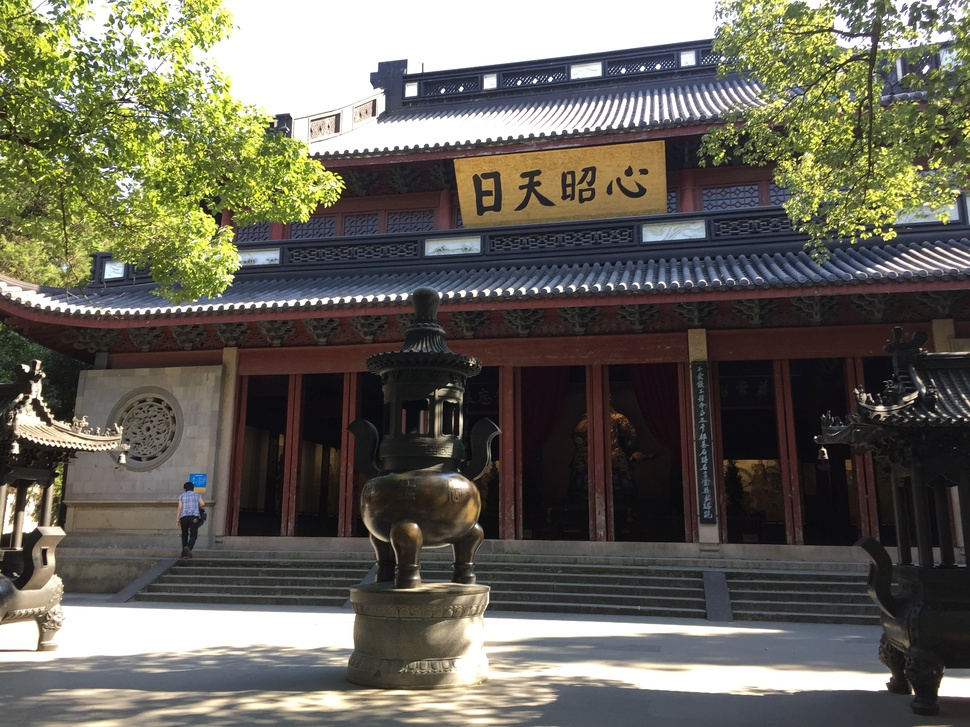
#> input picture IMG_0622.JPG, 970 x 727 px, shrunk from 3264 x 2448 before the run
$ jupyter execute HUFFMAN_TREE.ipynb
#> lines starting #> are read from the running program, lines starting #| are printed output that depends on the picture; after the words box and inside, x2 and y2 are one past the last pixel; in counts of white or black regions, pixels touching at a corner belong together
[cell 1]
import heapq

class HuffmanNode:
    def __init__(self, weight, char=None):
        self.weight = weight  # 权重
        self.char = char      # 字符（叶子节点才有）
        self.left = None      # 左子节点
        self.right = None     # 右子节点

    # 用于堆排序的比较方法
    def __lt__(self, other):
        return self.weight < other.weight

def build_huffman_tree(frequencies):
    # 初始化优先队列（最小堆），每个字符作为单独节点
    heap = [HuffmanNode(w, c) for c, w in frequencies.items()]
    heapq.heapify(heap)

    # 合并节点直到只剩一棵树
    while len(heap) > 1:
        # 取出权重最小的两棵树
        left = heapq.heappop(heap)
        right = heapq.heappop(heap)
        # 创建新父节点，权重为左右子树之和
        parent = HuffmanNode(left.weight + right.weight)
        parent.left = left
        parent.right = right
        # 将新树加入堆中
        heapq.heappush(heap, parent)
    return heap[0]  # 返回根节点

def generate_huffman_codes(root, code='', codes={}):
    if root is None:
        return
    if root.char is not None:
        codes[root.char] = code  # 记录叶子节点的编码
    generate_huffman_codes(root.left, code + '0', codes)  # 左子树路径加0
    generate_huffman_codes(root.right, code + '1', codes)  # 右子树路径加1
    return codes

# 示例用法
frequencies = {'A':5, 'B':29, 'C':7, 'D':8, 'E':14, 'F':23, 'G':3, 'H':11}
root = build_huffman_tree(frequencies)
huffman_codes = generate_huffman_codes(root)
print("哈夫曼编码：", huffman_codes)

[cell 2]
import numpy as np
import heapq
from collections import defaultdict
import matplotlib.pyplot as plt
from PIL import Image
import os

class HuffmanNode:
    def __init__(self, pixel, freq):
        self.pixel = pixel  # 像素值
        self.freq = freq    # 频率
        self.left = None
        self.right = None

    def __lt__(self, other):
        return self.freq < other.freq

def build_frequency_dict(image_data):
    """构建像素频率字典"""
    freq_dict = defaultdict(int)
    for row in image_data:
        for pixel in row:
            freq_dict[pixel] += 1
    return freq_dict

def build_huffman_tree(freq_dict):
    """构建哈夫曼树"""
    heap = []
    for pixel, freq in freq_dict.items():
        node = HuffmanNode(pixel, freq)
        heapq.heappush(heap, node)

    while len(heap) > 1:
        left = heapq.heappop(heap)
        right = heapq.heappop(heap)
        merged = HuffmanNode(None, left.freq + right.freq)
        merged.left = left
        merged.right = right
        heapq.heappush(heap, merged)

    return heap[0]

def build_code_table(root):
    """构建哈夫曼编码表"""
    code_table = {}

    def traverse(node, code=''):
        if node.pixel is not None:
            code_table[node.pixel] = code
            return
        traverse(node.left, code + '0')
        traverse(node.right, code + '1')

    traverse(root)
    return code_table

def compress_image(image_data, code_table):
    """压缩图像数据"""
    compressed_bits = ''
    for row in image_data:
        for pixel in row:
            compressed_bits += code_table[pixel]

    # 计算填充位数，使压缩后的数据长度为8的倍数
    padding = 8 - len(compressed_bits) % 8 if len(compressed_bits) % 8 != 0 else 0
    compressed_bits += '0' * padding  # 添加填充位

    # 转换为字节
    compressed_bytes = bytearray()
    for i in range(0, len(compressed_bits), 8):
        byte = compressed_bits[i:i+8]
        compressed_bytes.append(int(byte, 2))

    return compressed_bytes, padding

def decompress_image(compressed_bytes, padding, root, original_shape):
    """解压缩图像数据"""
    compressed_bits = ''.join([f"{byte:08b}" for byte in compressed_bytes])
    # 移除填充位
    compressed_bits = compressed_bits[:len(compressed_bits) - padding]

    decompressed_data = []
    current_node = root

    for bit in compressed_bits:
        if bit == '0':
            current_node = current_node.left
        else:
            current_node = current_node.right

        if current_node.pixel is not None:
            decompressed_data.append(current_node.pixel)
            current_node = root

    # 重塑为原始图像形状
    return np.array(decompressed_data).reshape(original_shape)

def calculate_compression_ratio(original_size, compressed_size):
    """计算压缩率"""
    return (1 - compressed_size / original_size) * 100

# 示例：使用 Lena 图像进行压缩
def main():
    # 加载示例图像（如果没有则创建一个简单的测试图像）
    try:
        img = Image.open('lena.jpg').convert('L')  # 转为灰度图
        image_data = np.array(img)
    except FileNotFoundError:
        # 创建测试图像：黑白棋盘格
        image_data = np.zeros((100, 100), dtype=np.uint8)
#> image_data: shape (100, 100); every value is 0
        image_data[::10, ::10] = 255
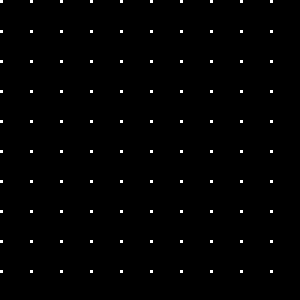
#> image_data: shape (100, 100) (shown 3 times larger); 1% white in thin lines or dots, all inside (x1, y1, x2, y2) = (0, 0, 91, 91)
        image_data[1::10, 1::10] = 255
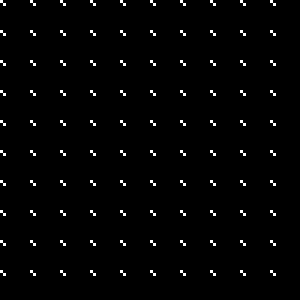
#> image_data: shape (100, 100) (shown 3 times larger); 2% white in thin lines or dots, all inside (x1, y1, x2, y2) = (0, 0, 92, 92)
        # ... 更多棋盘格模式
        img = Image.fromarray(image_data)

    # 显示原始图像
    plt.figure(figsize=(12, 4))
    plt.subplot(131)
    plt.title('原始图像')
    plt.imshow(img)
    #plt.imshow(img, cmap='gray')

    # 构建频率字典
    freq_dict = build_frequency_dict(image_data)
#> the loop in build_frequency_dict, `for row in image_data:` made 100 passes
#> after the loop in build_frequency_dict, `for row in image_data:`: freq_dict = {255: 200, 0: 9800}
#> freq_dict = {255: 200, 0: 9800}
    # 构建哈夫曼树
    root = build_huffman_tree(freq_dict)
#> the loop in build_huffman_tree, `for pixel, freq in freq_dict.items():` made 2 passes
#> (pixel, freq) on passes 1 to 2: (255, 200), (0, 9800)
#> the loop in build_huffman_tree, `while len(heap) > 1:` made 1 pass

    # 构建编码表
    code_table = build_code_table(root)
#> code_table = {255: '0', 0: '1'}

    # 压缩图像
    compressed_bytes, padding = compress_image(image_data, code_table)
#> the loop in compress_image, `for row in image_data:` made 100 passes
#> in compress_image, `padding = 8 - len(compressed_bits) % 8 if len(compressed_bits) % 8 != ..`: padding = 0
#> the loop in compress_image, `for i in range(0, len(compressed_bits), 8):` made 1250 passes
#> (i, byte) on passes 2 to 4: (8, '11011111'), (16, '11110111'), (24, '11111101')
#> padding = 0

    # 计算压缩率
    original_size = image_data.size * 8  # 以比特为单位
#> original_size = 80000
    compressed_size = len(compressed_bytes) * 8
#> compressed_size = 10000
    compression_ratio = calculate_compression_ratio(original_size, compressed_size)
#> compression_ratio = 87.5

    # 解压缩图像
    decompressed_data = decompress_image(compressed_bytes, padding, root, image_data.shape)
#> the loop in decompress_image, `for bit in compressed_bits:` made 10000 passes
#> bit on passes 1 to 3: '0', '1', '1'
#> after the loop in decompress_image, `for bit in compressed_bits:`: decompressed_data = 10000 values, max 255 at index 0, min 0 at index 1, mean 5.1
    # 显示解压缩后的图像
    plt.subplot(132)
    plt.title('解压缩后的图像')
    plt.imshow(Image.fromarray(decompressed_data))
    #plt.imshow(Image.fromarray(decompressed_data), cmap='gray')

    # 显示频率分布
    plt.subplot(133)
    plt.title('像素频率分布')
    plt.bar(freq_dict.keys(), freq_dict.values())
    plt.xlabel('像素值')
    plt.ylabel('频率')

    plt.tight_layout()
    plt.show()
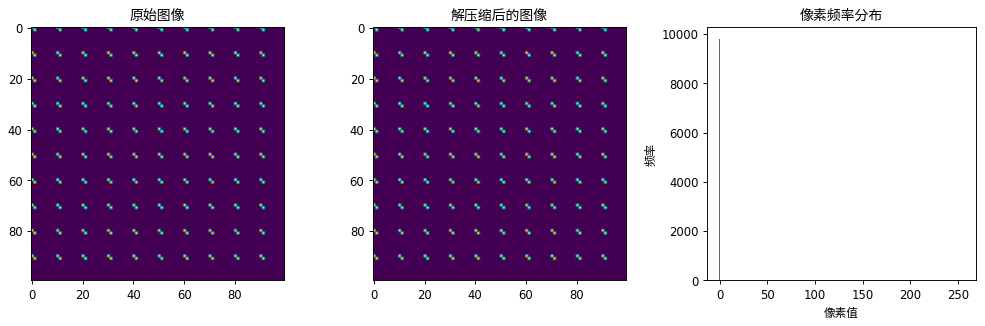
#> figure drawn by matplotlib, 3 panels

    print(f"原始大小: {original_size/8} 字节")
#| 原始大小: 10000.0 字节
    print(f"压缩后大小: {compressed_size/8} 字节")
#| 压缩后大小: 1250.0 字节
    print(f"压缩率: {compression_ratio:.2f}%")
#| 压缩率: 87.50%

if __name__ == "__main__":
    main()

[cell 3]
# 使用示例

# 1. 加载图像
from PIL import Image
import numpy as np

# 打开图像并转换为灰度图
image = 'IMG_0622.JPG'
image1 = Image.open('IMG_0622.JPG').convert('L')
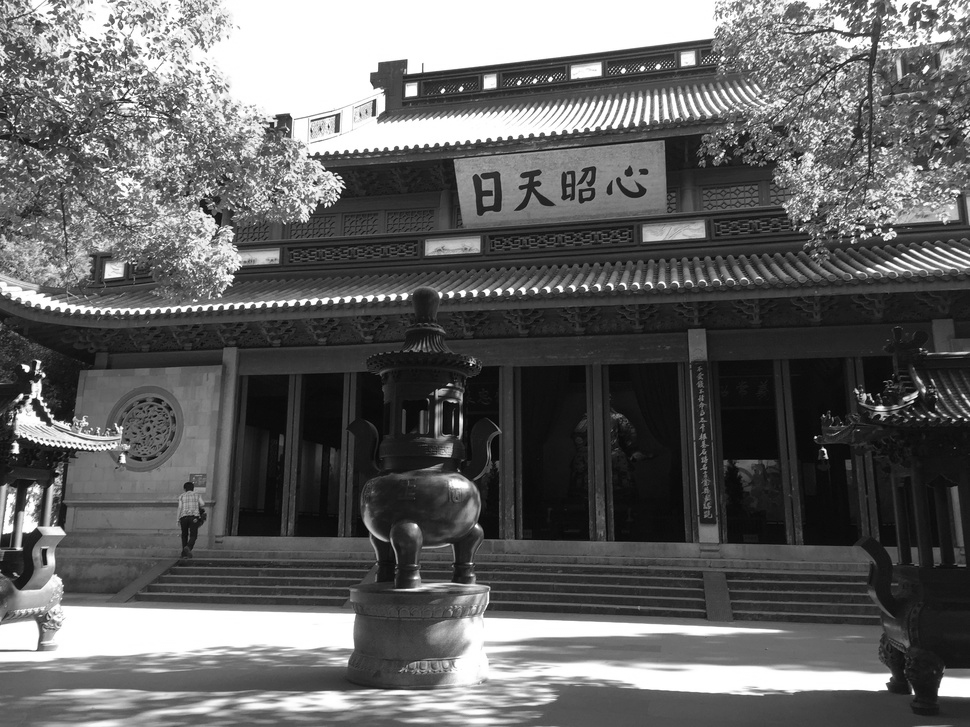
#> image1: PIL image 970x727 L; min 1, max 255, mean 99.5
image_data = np.array(image1)

# 2. 构建频率字典
freq_dict = build_frequency_dict(image_data)
#> freq_dict = 254 items

# 3. 构建哈夫曼树
root = build_huffman_tree(freq_dict)
#> the loop in build_huffman_tree (call 2), `for pixel, freq in freq_dict.items():` made 254 passes
#> (pixel, freq) on passes 1 to 3: (68, 4226), (72, 4009), (65, 4017)
#> the loop in build_huffman_tree (call 2), `while len(heap) > 1:` made 253 passes

# 4. 生成编码表
code_table = build_code_table(root)
#> code_table = 254 items

# 5. 压缩图像
compressed_bytes, padding = compress_image(image_data, code_table)
#> the loop in compress_image (call 2), `for i in range(0, len(compressed_bits), 8):` made 648509 passes
#> (i, byte) on passes 2 to 4: (8, '00001100'), (16, '00100001'), (24, '01001010')
#> padding = 4

# 6. 解压缩图像
decompressed_data = decompress_image(compressed_bytes, padding, root, image_data.shape)
#> the loop in decompress_image (call 2), `for bit in compressed_bits:` made 5188068 passes

# 7. 将解压缩后的数据转换回图像
decompressed_image = Image.fromarray(decompressed_data)

# 8. 计算压缩率
original_size = image_data.size * 8  # 以比特为单位
#> original_size = 5641520
compressed_size = len(compressed_bytes) * 8
#> compressed_size = 5188072
compression_ratio = calculate_compression_ratio(original_size, compressed_size)
#> compression_ratio = 8.04

print(f"原始大小: {original_size/8} 字节")
#| 原始大小: 705190.0 字节
print(f"压缩后大小: {compressed_size/8} 字节")
#| 压缩后大小: 648509.0 字节
print(f"压缩率: {compression_ratio:.2f}%")
#| 压缩率: 8.04%

# 9. 保存并显示压缩前后图像
# 用Pillow打开图片
img = Image.open(image)
#> img is the input picture: PIL image 970x727 RGB; mean R, G, B 102.6, 99.9, 89.1

# 显示图片（使用matplotlib）
plt.imshow(img)
plt.axis('off')  # 关闭坐标轴
plt.show()
decompressed_image.save('decompressed_image.jpeg')
#decompressed_image.show()
img2 = Image.open('decompressed_image.jpeg')

# 显示图片（使用matplotlib）
plt.imshow(img2,cmap = 'gray')
plt.axis('off')  # 关闭坐标轴
plt.show()

#显示像素频率图
identical = np.array_equal(image_data, decompressed_data)
#> identical = True
print(f"原始数据和解压缩数据是否相同: {identical}")
#| 原始数据和解压缩数据是否相同: True
plt.bar(freq_dict.keys(), freq_dict.values())
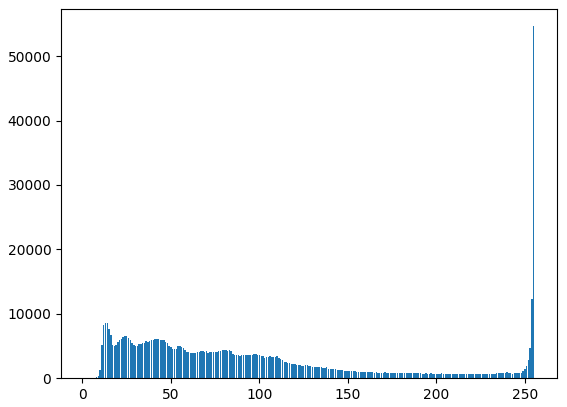
#> figure drawn by matplotlib, 1 panel; tallest bar 54645 high, from x = 254.6 to 255.4

[cell 4]
# 使用示例

# 1. 加载图像
from PIL import Image
import numpy as np

# 打开图像并转换为灰度图
image_1 = "u=121259646,2645556161&fm=253&fmt=auto&app=138&f=JPEG.webp"
image_1g = Image.open("u=121259646,2645556161&fm=253&fmt=auto&app=138&f=JPEG.webp").convert('L')
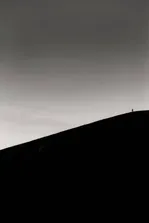
#> input picture u=121259646,2645556161&fm=253&fmt=auto&app=138&f=JPEG.webp, 149 x 223 px, shrunk from 500 x 752 before the run
image_data = np.array(image_1g)

# 2. 构建频率字典
freq_dict = build_frequency_dict(image_data)
#> freq_dict = 212 items

# 3. 构建哈夫曼树
root = build_huffman_tree(freq_dict)

# 4. 生成编码表
code_table = build_code_table(root)
#> code_table = 212 items

# 5. 压缩图像
compressed_bytes, padding = compress_image(image_data, code_table)
#> padding = 2

# 6. 解压缩图像
decompressed_data_1 = decompress_image(compressed_bytes, padding, root, image_data.shape)

# 7. 将解压缩后的数据转换回图像
decompressed_image_1 = Image.fromarray(decompressed_data_1)

# 8. 计算压缩率
original_size = image_data.size * 8  # 以比特为单位
#> original_size = 265816
compressed_size = len(compressed_bytes) * 8
#> compressed_size = 165720
compression_ratio = calculate_compression_ratio(original_size, compressed_size)
#> compression_ratio = 37.66

print(f"原始大小: {original_size/8} 字节")
#| 原始大小: 33227.0 字节
print(f"压缩后大小: {compressed_size/8} 字节")
#| 压缩后大小: 20715.0 字节
print(f"压缩率: {compression_ratio:.2f}%")
#| 压缩率: 37.66%

# 9. 保存并显示压缩前后图像
# 用Pillow打开图片
img1 = Image.open(image_1)
#> img1 is the input picture: PIL image 149x223 RGB; mean R, G, B 72.4, 70.6, 68.7

# 显示图片（使用matplotlib）
plt.imshow(img1)
plt.axis('off')  # 关闭坐标轴
plt.show()
decompressed_image_1.save('decompressed_image_1.jpeg')
#decompressed_image.show()
img3 = Image.open('decompressed_image_1.jpeg')

# 显示图片（使用matplotlib）
plt.imshow(img3, cmap='gray')
plt.axis('off')  # 关闭坐标轴
plt.show()

#显示像素频率图
plt.bar(freq_dict.keys(), freq_dict.values())
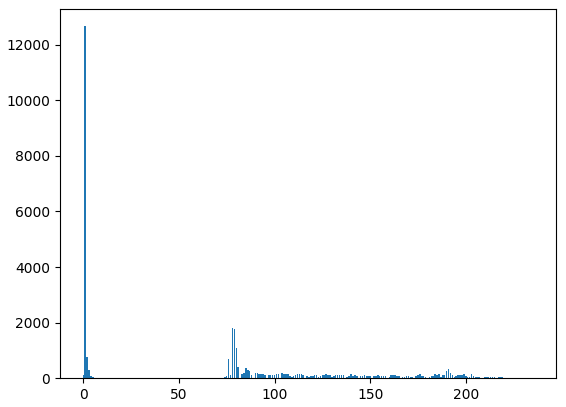
#> figure drawn by matplotlib, 1 panel; tallest bar 12667 high, from x = 0.6 to 1.4
